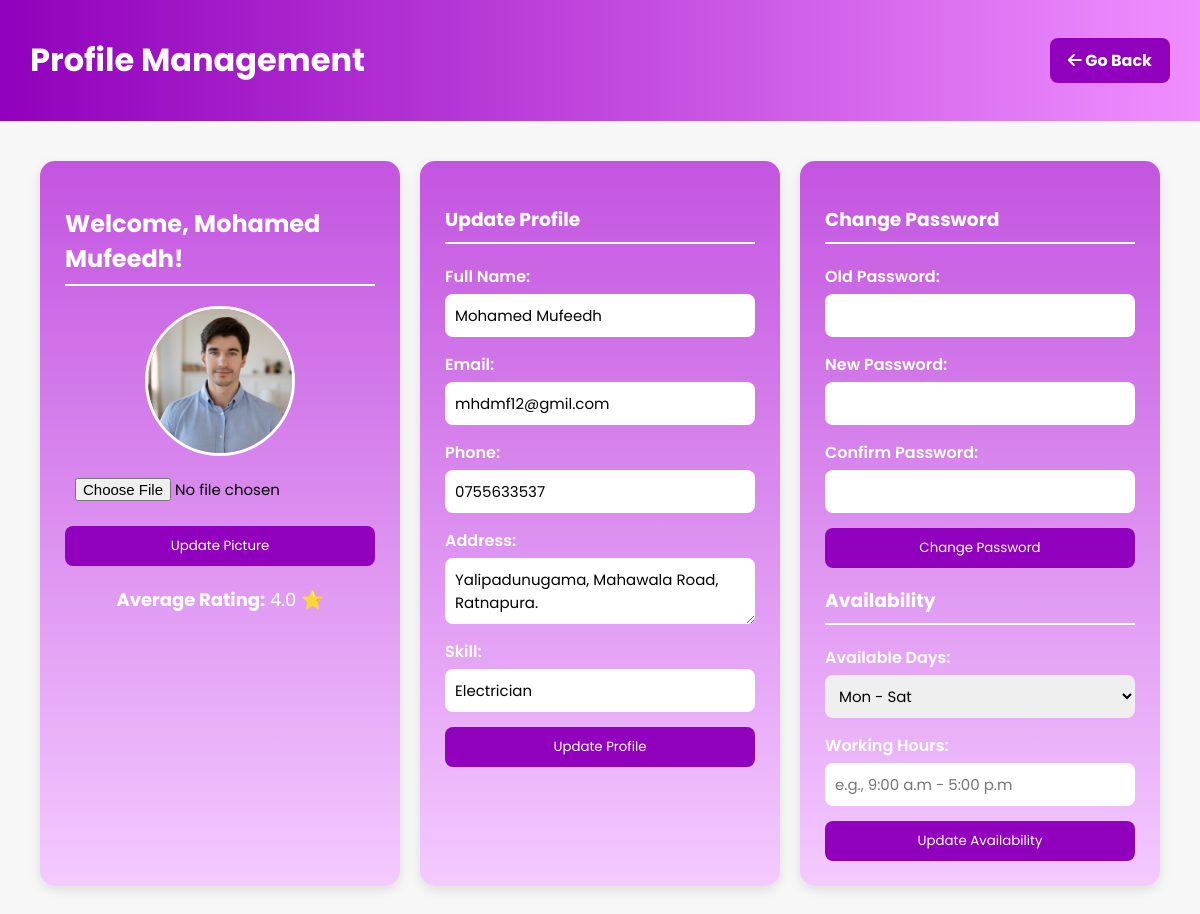
/WorkerProfile.php?availability_updated=1 (signed in), run on the app's committed database.
### tables this page shows
CREATE TABLE `workers` (
  `worker_id` int(11) NOT NULL,
  `fullname` varchar(100) NOT NULL,
  `email` varchar(100) NOT NULL,
  `phone` varchar(20) NOT NULL,
  `address` varchar(255) NOT NULL,
  `skill` varchar(50) NOT NULL,
  `profile_picture` varchar(255) DEFAULT NULL,
  `password` varchar(255) NOT NULL,
  `status` enum('Pending','Approved','Rejected') DEFAULT 'Pending',
  `created_at` timestamp NOT NULL DEFAULT current_timestamp(),
  `availability` varchar(100) DEFAULT NULL,
  `working_hours` varchar(100) DEFAULT NULL
);

### WorkerProfile.php (the view, shortened to what this page needs)
<?php
$servername = "localhost";
$username = "root";
$password = "";
$dbname = "home_service_db";
$conn = new mysqli($servername, $username, $password, $dbname);
$worker_id = $_SESSION['worker_id'];
$sql = "SELECT * FROM workers WHERE worker_id = ?";
$stmt = $conn->prepare($sql);
$stmt->bind_param("i", $worker_id);
$stmt->execute();
$result = $stmt->get_result();
$worker = $result->fetch_assoc();
$ratingQuery = "SELECT ROUND(AVG(rating), 1) as avg_rating FROM reviews WHERE worker_id = $worker_id";
$ratingResult = mysqli_query($conn, $ratingQuery);
$ratingData = mysqli_fetch_assoc($ratingResult);
$avg_rating = $ratingData['avg_rating'] ?? 'No ratings';
?>
<!DOCTYPE html>
<html lang="en">
<head>
    <link rel="stylesheet" href="https://cdnjs.cloudflare.com/ajax/libs/font-awesome/6.5.0/css/all.min.css">
</head>
<body>
<header>
    <div class="logo">
        <h1>Profile Management</h1>
    </div>
    <a href="WorkerDashboard1.php" class="go-back"><i class="fas fa-arrow-left"></i> Go Back</a>
</header>
<div class="grid-container">
    <div class="card">
        <h2>Welcome, <?php echo htmlspecialchars($worker['fullname']); ?>!</h2>
        <div class="profile-pic">
            <img src="<?php echo htmlspecialchars($worker['profile_picture'] ?? 'Image/Icons_default.png'); ?>">
            <form action="UploadWorkerProfilePicture.php" method="POST" enctype="multipart/form-data">
                <input type="file" name="profile_picture" accept="image/*" required>
                <button type="submit">Update Picture</button>
            </form>
        </div>
        <div class="rating"><strong>Average Rating:</strong> <?php echo $avg_rating; ?> ⭐</div>
    </div>
    <div class="card">
        <h3>Update Profile</h3>
        <form action="UpdateWorkerProfile.php" method="POST">
            <label>Full Name:</label>
            <input type="text" name="fullname" value="<?php echo htmlspecialchars($worker['fullname']); ?>" required>
            <label>Email:</label>
            <input type="email" name="email" value="<?php echo htmlspecialchars($worker['email']); ?>" required>
            <label>Phone:</label>
            <input type="text" name="phone" value="<?php echo htmlspecialchars($worker['phone']); ?>" required>
            <label>Address:</label>
            <textarea name="address" required><?php echo htmlspecialchars($worker['address']); ?></textarea>
            <label>Skill:</label>
            <input type="text" name="skill" value="<?php echo htmlspecialchars($worker['skill']); ?>" required>
            <button type="submit">Update Profile</button>
        </form>
    </div>
    <div class="card">
        <h3>Change Password</h3>
        <form action="ChangeWorkerPassword.php" method="POST">
            <label>Old Password:</label>
            <input type="password" name="old_password" required>
            <label>New Password:</label>
            <input type="password" name="new_password" required>
            <label>Confirm Password:</label>
            <input type="password" name="confirm_password" required>
            <button type="submit">Change Password</button>
        </form>
        <h3>Availability</h3>
        <form action="UpdateWorkerAvailability.php" method="POST">
            <label>Available Days:</label>
            <select name="availability" required>
                <option value="Mon - Sat">Mon - Sat</option>
            </select>
            <label>Working Hours:</label>
            <input type="text" name="working_hours" placeholder="e.g., 9:00 a.m - 5:00 p.m" required>
            <button type="submit">Update Availability</button>
        </form>
    </div>
</div>
</body>
</html>

### WorkerProfile.php (style rules this page uses)
* { font-family: 'Poppins', sans-serif; box-sizing: border-box; }
body { margin: 0; background: #f7f7f7; }
header { display: flex; align-items: center; justify-content: space-between; padding: 15px 30px; background: linear-gradient(to right, #9100bc, #f08fff); color: #fff; }
.logo { display: flex; align-items: center; gap: 15px; }
.go-back { background: #9100bc; color: white; padding: 10px 18px; border-radius: 8px; text-decoration: none; font-weight: bold; transition: background 0.3s ease; }
.grid-container { display: grid; grid-template-columns: repeat(auto-fit, minmax(320px, 1fr)); gap: 20px; padding: 40px; }
.card { background: linear-gradient(to bottom, #c354e0, #f4caff); padding: 25px; border-radius: 15px; box-shadow: 0 4px 12px rgba(0,0,0,0.1); opacity: 0; transform: translateY(30px); animation: fadeInUp 0.8s ease forwards; }
.card:nth-child(2) { animation-delay: 0.2s; }
.card:nth-child(3) { animation-delay: 0.4s; }
h2, h3 { color: #fff; border-bottom: 2px solid #fff; padding-bottom: 8px; margin-bottom: 20px; }
label { font-weight: 600; color: #fff; }
input, textarea, select { width: 100%; padding: 10px; margin-top: 5px; margin-bottom: 15px; border-radius: 8px; border: none; font-size: 15px; }
button { background-color: #9100bc; color: white; padding: 10px 15px; border: none; border-radius: 8px; cursor: pointer; transition: background 0.3s ease; }
.profile-pic { text-align: center; margin-bottom: 20px; }
.profile-pic img { border-radius: 50%; width: 150px; height: 150px; object-fit: cover; border: 3px solid #fff; }
form { display: flex; flex-direction: column; }
.rating { text-align: center; color: #fff; font-size: 18px; margin-top: 10px; }

### data on the page
workers: fullname "Mohamed Mufeedh", profile_picture (picture), email "mhdmf12@gmil.com", phone "0755633537", address "Yalipadunugama, Mahawala Road, Ratnapura.", skill "Electrician"

### other printed values
$avg_rating "4.0"
